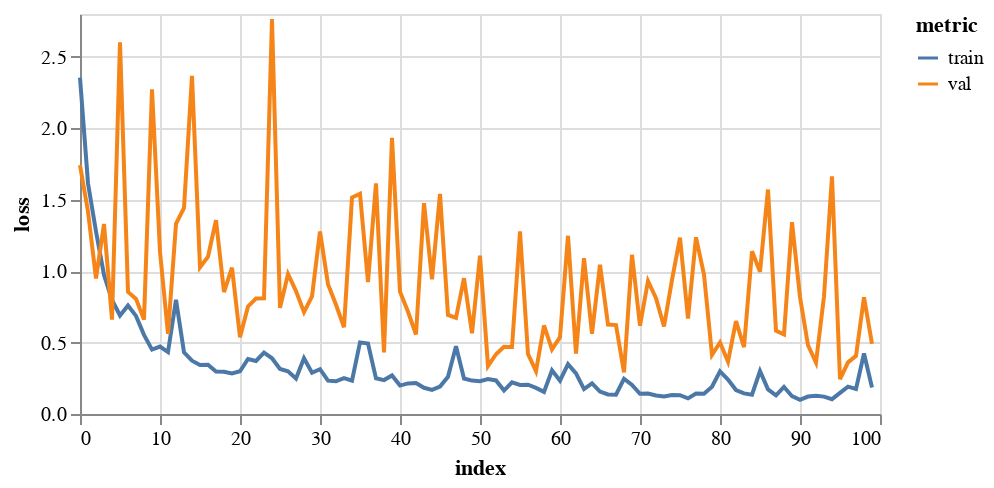

The notebook cell saved with this chart:
### Code cell
# train FeaStNet
feastnet = FeaStNet()
# device = torch.device('cuda')
device = torch.device('cpu')
loader = tg.data.DataLoader(trainGraphs, batch_size=256, shuffle=True)
trainHist, valHist, modelFile = train(feastnet, loader, valGraphs[:5], device, epochs = 100, saveDir='1ktrainValTest08-local')

# load best model
bestModel = FeaStNet()
bestModel.load_state_dict(torch.load(modelFile))

# test
print(test(bestModel, 
           trainGraphs, 
           [allGraphs[i] for i in trainIds],
           [allGraphs[i] for i in trainIds], 
           device, ss=ss, log=True))
print(test(bestModel, 
           testGraphs, 
           [allGraphs[i] for i in testIds],
           [allGraphs[i] for i in trainIds], 
           device, ss=ss, log=True))
plotHistory(trainHist, valHist)

### Figure 1 — Vega-Lite specification as saved in the notebook (floating-point values rounded to 4 significant figures)
{"config": {"view": {"continuousWidth": 400, "continuousHeight": 300}}, "data": {"name": "data-12e636fe9c94a6a276a63685821785b2"}, "mark": "line", "encoding": {"color": {"type": "nominal", "field": "metric"}, "tooltip": [{"type": "quantitative", "field": "epoch"}, {"type": "quantitative", "field": "value"}], "x": {"type": "quantitative", "field": "index"}, "y": {"type": "quantitative", "axis": {"title": "loss"}, "field": "value"}}, "height": 200, "transform": [{"fold": ["train", "val"], "as": ["metric", "value"]}], "width": 400, "$schema": "https://vega.github.io/schema/vega-lite/v4.8.1.json", "datasets": {"data-12e636fe9c94a6a276a63685821785b2": [{"index": 0, "train": 2.355, "val": 1.742}, {"index": 1, "train": 1.615, "val": 1.418}, {"index": 2, "train": 1.277, "val": 0.9489}, {"index": 3, "train": 0.9738, "val": 1.33}, {"index": 4, "train": 0.7985, "val": 0.661}, {"index": 5, "train": 0.6895, "val": 2.602}, {"index": 6, "train": 0.7594, "val": 0.8546}, {"index": 7, "train": 0.6867, "val": 0.8059}, {"index": 8, "train": 0.5542, "val": 0.6605}, {"index": 9, "train": 0.4507, "val": 2.273}, {"index": 10, "train": 0.4719, "val": 1.137}, {"index": 11, "train": 0.4331, "val": 0.5607}, {"index": 12, "train": 0.7987, "val": 1.331}, {"index": 13, "train": 0.4321, "val": 1.442}, {"index": 14, "train": 0.3729, "val": 2.367}, {"index": 15, "train": 0.3437, "val": 1.027}, {"index": 16, "train": 0.3453, "val": 1.101}, {"index": 17, "train": 0.2968, "val": 1.357}, {"index": 18, "train": 0.2959, "val": 0.8538}, {"index": 19, "train": 0.2835, "val": 1.024}, {"index": 20, "train": 0.2992, "val": 0.5369}, {"index": 21, "train": 0.3849, "val": 0.753}, {"index": 22, "train": 0.3711, "val": 0.8088}, {"index": 23, "train": 0.4289, "val": 0.8095}, {"index": 24, "train": 0.3898, "val": 2.764}, {"index": 25, "train": 0.3157, "val": 0.743}, {"index": 26, "train": 0.2989, "val": 0.98}, {"index": 27, "train": 0.2482, "val": 0.8607}, {"index": 28, "train": 0.3905, "val": 0.713}, {"index": 29, "train": 0.2888, "val": 0.8238}, {"index": 30, "train": 0.314, "val": 1.277}, {"index": 31, "train": 0.2332, "val": 0.9089}, {"index": 32, "train": 0.2289, "val": 0.7648}, {"index": 33, "train": 0.2512, "val": 0.6073}, {"index": 34, "train": 0.2337, "val": 1.515}, {"index": 35, "train": 0.5013, "val": 1.542}, {"index": 36, "train": 0.4928, "val": 0.9235}, {"index": 37, "train": 0.2497, "val": 1.614}, {"index": 38, "train": 0.2374, "val": 0.4304}, {"index": 39, "train": 0.27, "val": 1.933}, {"index": 40, "train": 0.199, "val": 0.8567}, {"index": 41, "train": 0.2142, "val": 0.7155}, {"index": 42, "train": 0.2164, "val": 0.5565}, {"index": 43, "train": 0.1836, "val": 1.476}, {"index": 44, "train": 0.1686, "val": 0.9428}, {"index": 45, "train": 0.1917, "val": 1.54}, {"index": 46, "train": 0.2605, "val": 0.6932}, {"index": 47, "train": 0.4737, "val": 0.6725}, {"index": 48, "train": 0.2483, "val": 0.9506}, {"index": 49, "train": 0.234, "val": 0.5654}, {"index": 50, "train": 0.2293, "val": 1.109}, {"index": 51, "train": 0.2441, "val": 0.3359}, {"index": 52, "train": 0.2351, "val": 0.4185}, {"index": 53, "train": 0.164, "val": 0.4711}, {"index": 54, "train": 0.222, "val": 0.4688}, {"index": 55, "train": 0.2031, "val": 1.279}, {"index": 56, "train": 0.205, "val": 0.42}, {"index": 57, "train": 0.1831, "val": 0.3}, {"index": 58, "train": 0.1547, "val": 0.6196}, {"index": 59, "train": 0.3063, "val": 0.4519}, {"index": 60, "train": 0.2336, "val": 0.5383}, {"index": 61, "train": 0.3488, "val": 1.248}, {"index": 62, "train": 0.2845, "val": 0.4224}, {"index": 63, "train": 0.1742, "val": 1.091}, {"index": 64, "train": 0.215, "val": 0.5619}, {"index": 65, "train": 0.1573, "val": 1.045}, {"index": 66, "train": 0.1366, "val": 0.626}, {"index": 67, "train": 0.1354, "val": 0.6224}, {"index": 68, "train": 0.2465, "val": 0.2916}, {"index": 69, "train": 0.2031, "val": 1.115}, {"index": 70, "train": 0.1416, "val": 0.6183}, {"index": 71, "train": 0.1427, "val": 0.9312}, {"index": 72, "train": 0.1297, "val": 0.8109}, {"index": 73, "train": 0.1231, "val": 0.6125}, {"index": 74, "train": 0.1325, "val": 0.9389}, {"index": 75, "train": 0.1317, "val": 1.234}, {"index": 76, "train": 0.1096, "val": 0.6675}, {"index": 77, "train": 0.144, "val": 1.237}, {"index": 78, "train": 0.1421, "val": 0.9762}, {"index": 79, "train": 0.1907, "val": 0.4136}, {"index": 80, "train": 0.2985, "val": 0.5005}, {"index": 81, "train": 0.241, "val": 0.3663}, {"index": 82, "train": 0.1677, "val": 0.6501}, {"index": 83, "train": 0.1444, "val": 0.4676}, {"index": 84, "train": 0.1352, "val": 1.139}, {"index": 85, "train": 0.3005, "val": 0.9961}, {"index": 86, "train": 0.172, "val": 1.571}, {"index": 87, "train": 0.1299, "val": 0.5827}, {"index": 88, "train": 0.1895, "val": 0.5571}, {"index": 89, "train": 0.1247, "val": 1.343}, {"index": 90, "train": 0.09864, "val": 0.8191}, {"index": 91, "train": 0.122, "val": 0.4814}, {"index": 92, "train": 0.1279, "val": 0.3599}, {"index": 93, "train": 0.1216, "val": 0.8233}, {"index": 94, "train": 0.1036, "val": 1.664}, {"index": 95, "train": 0.1475, "val": 0.2432}, {"index": 96, "train": 0.1918, "val": 0.3613}, {"index": 97, "train": 0.1752, "val": 0.4066}, {"index": 98, "train": 0.4233, "val": 0.817}, {"index": 99, "train": 0.1853, "val": 0.4905}]}}
